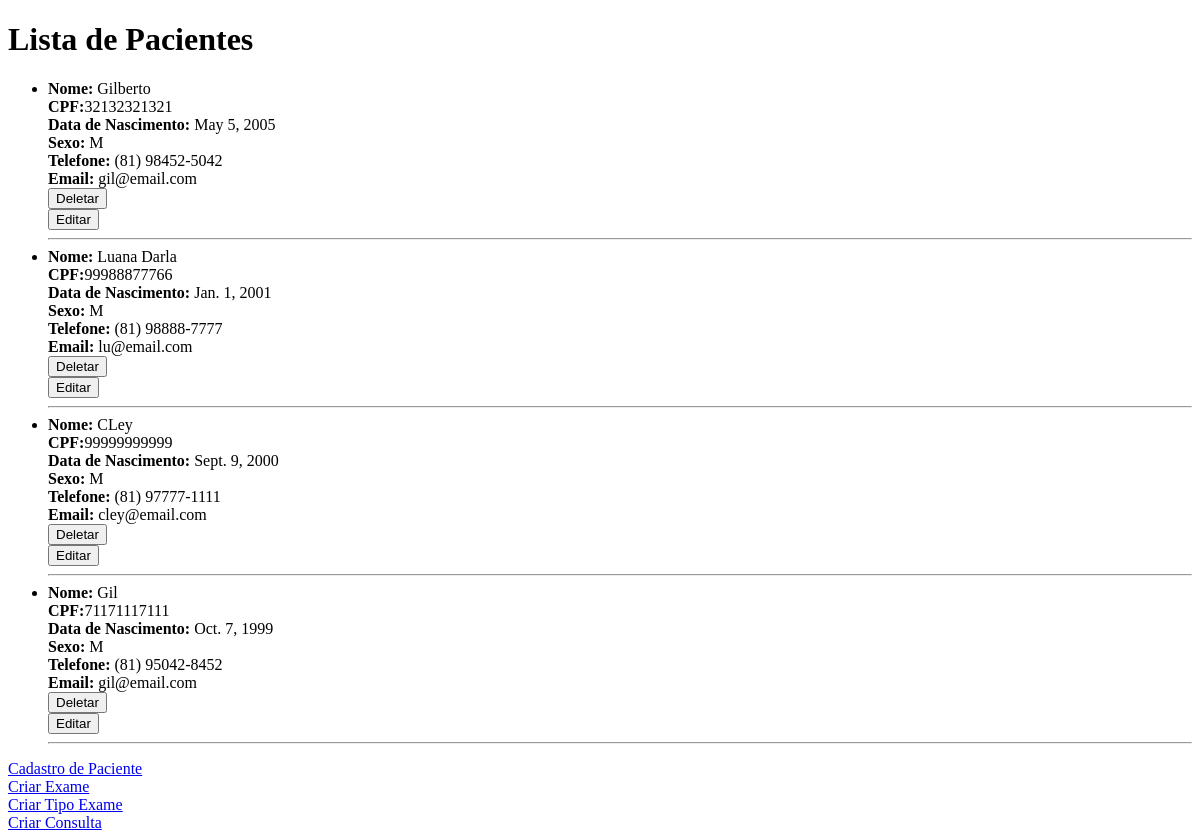
Before: /paciente/ with the older database file.
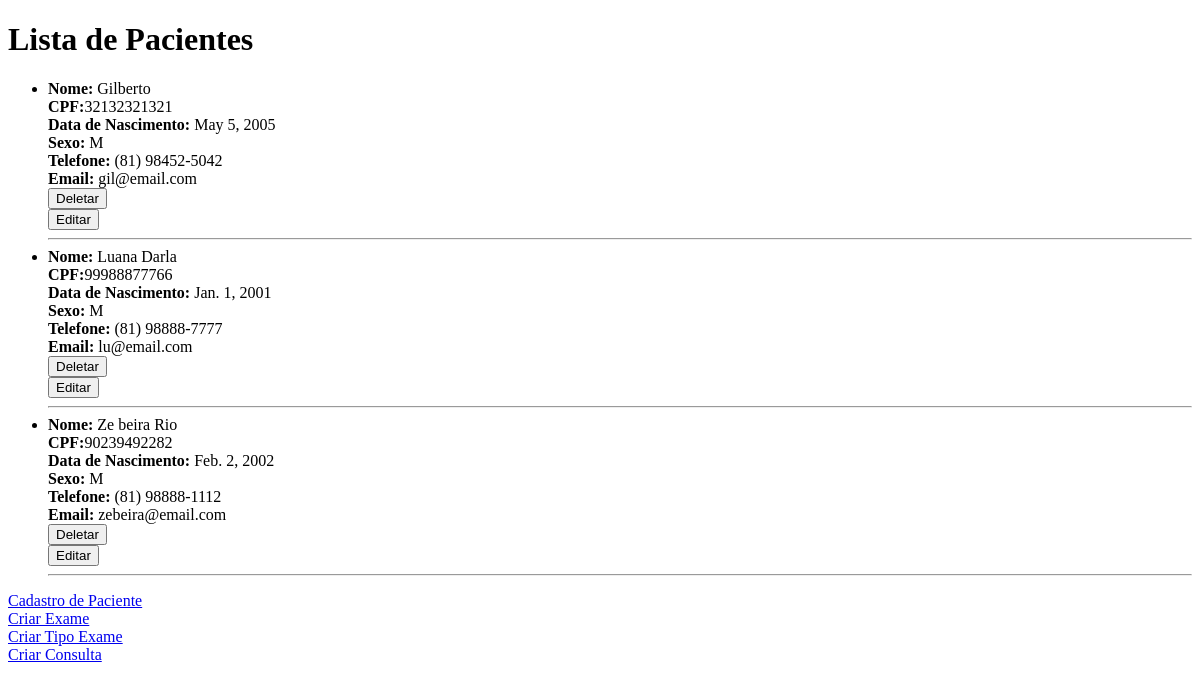
After: the same page with the newer database file.
### app_hospital_consulta/models.py (models this page shows)
class Paciente(models.Model):
    id = models.AutoField(primary_key=True)
    nome = models.CharField(max_length=100)
    cpf = models.CharField(max_length=11,unique=True)
    data_nascimento = models.DateField()
    sexo = models.CharField(max_length=1, choices=[('M', 'Masculino'), ('F','Feminino'), ('O', 'Outros')])
    telefone = models.CharField(max_length=15)
    email = models.EmailField()

### app_hospital_consulta/views/views.py (the view)
# urls.py: path("paciente/", views.listar_pacientes, name='listar_pacientes'),
def listar_pacientes(request):
    pacientes = Paciente.objects.all()
    return render (request, 'paciente/todos_pacientes.html', {'pacientes':pacientes})

### app_hospital_consulta/templates/paciente/todos_pacientes.html (shortened to what this page needs)
<!DOCTYPE html>
<html lang="en">
<head>
</head>
<body>
    <h1>Lista de Pacientes</h1>
    <ul>
        {% for paciente in pacientes %}
            <li>
                <strong>Nome:</strong> {{ paciente.nome}}<br>
                <strong>CPF:</strong>{{paciente.cpf}}<br>
                <strong>Data de Nascimento:</strong> {{ paciente.data_nascimento }}<br>
                <strong>Sexo:</strong> {{ paciente.sexo }}<br>
                <strong>Telefone:</strong> {{ paciente.telefone }}<br>
                <strong>Email:</strong> {{ paciente.email }}
            </li>
            <form action="{% url 'deletar_paciente' paciente.id %}" method="post" style="display:inline;">
                <button type="submit" onclick="return confirm('Tem certeza que deseja deletar este paciente?')">Deletar</button>
            </form>
            <form action="{% url 'editar_paciente' paciente.id %}">
                <button type="submit" onclick="return confirm('Deseja editar as informações do paciente?')">Editar</button>
            </form>
            <hr>
        {% endfor %}
    </ul>
    <div>
        <a href="{% url 'cadastrar_paciente' %}">Cadastro de Paciente</a>
    </div>
    <div>
        <a href="{% url 'criar_exame' %}">Criar Exame</a>
    </div>
    <div>
        <a href="{% url 'criar_tipo_exame' %}">Criar Tipo Exame</a>
    </div>
    <div>
        <a href="{% url 'criar_consulta' %}">Criar Consulta</a>
    </div>
</body>
</html>

Changed rows visible on the page:
removed Paciente: nome "CLey", cpf "99999999999", data_nascimento "Sept. 9, 2000", sexo "M", telefone "(81) 97777-1111", email "cley@email.com"
removed Paciente: nome "Gil", cpf "71171117111", data_nascimento "Oct. 7, 1999", sexo "M", telefone "(81) 95042-8452", email "gil@email.com"
added Paciente: nome "Ze beira Rio", cpf "90239492282", data_nascimento "Feb. 2, 2002", sexo "M", telefone "(81) 98888-1112", email "zebeira@email.com"
